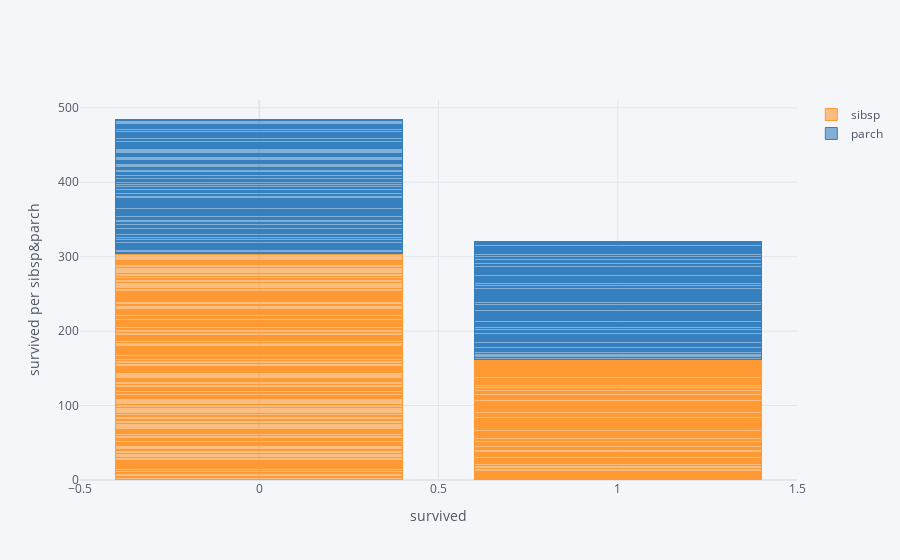

The notebook cell saved with this chart:
### Code cell
titanic.iplot(kind='bar', x='survived', 
              y=['sibsp', 'parch' ], barmode='stack',
              xTitle='survived', yTitle = 'survived per sibsp&parch')

### Figure 1 — Plotly figure (JSON) as saved in the notebook; plotly's stock layout.template omitted (floating-point values rounded to 4 significant figures; data arrays with more than 128 entries replaced by an {"elided": "..."} marker saying what was removed)
{"data": [{"marker": {"color": "rgba(255, 153, 51, 0.6)", "line": {"color": "rgba(255, 153, 51, 1.0)", "width": 1}}, "name": "sibsp", "orientation": "v", "text": "", "type": "bar", "x": {"elided": "891 int values"}, "y": {"elided": "891 int values"}}, {"marker": {"color": "rgba(55, 128, 191, 0.6)", "line": {"color": "rgba(55, 128, 191, 1.0)", "width": 1}}, "name": "parch", "orientation": "v", "text": "", "type": "bar", "x": {"elided": "891 int values"}, "y": {"elided": "891 int values"}}], "layout": {"barmode": "stack", "legend": {"bgcolor": "#F5F6F9", "font": {"color": "#4D5663"}, "traceorder": "normal"}, "paper_bgcolor": "#F5F6F9", "plot_bgcolor": "#F5F6F9", "title": {"font": {"color": "#4D5663"}}, "xaxis": {"gridcolor": "#E1E5ED", "showgrid": true, "tickfont": {"color": "#4D5663"}, "title": {"font": {"color": "#4D5663"}, "text": "survived"}, "zerolinecolor": "#E1E5ED"}, "yaxis": {"gridcolor": "#E1E5ED", "showgrid": true, "tickfont": {"color": "#4D5663"}, "title": {"font": {"color": "#4D5663"}, "text": "survived per sibsp&parch"}, "zerolinecolor": "#E1E5ED"}}}
